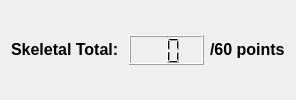
         <widget class="QWidget" name="p1Summary" native="true">
          <property name="sizePolicy">
           <sizepolicy hsizetype="Fixed" vsizetype="Fixed">
            <horstretch>0</horstretch>
            <verstretch>0</verstretch>
           </sizepolicy>
          </property>
          <layout class="QHBoxLayout" name="p1SummaryLayout">
           <item>
            <widget class="QLabel" name="labelP1Total">
             <property name="sizePolicy">
              <sizepolicy hsizetype="Fixed" vsizetype="Fixed">
               <horstretch>0</horstretch>
               <verstretch>0</verstretch>
              </sizepolicy>
             </property>
             <property name="font">
              <font>
               <pointsize>12</pointsize>
               <bold>true</bold>
              </font>
             </property>
             <property name="text">
              <string>Skeletal Total: </string>
             </property>
            </widget>
           </item>
           <item>
            <widget class="QLCDNumber" name="lcdP1total">
             <property name="sizePolicy">
              <sizepolicy hsizetype="Fixed" vsizetype="Fixed">
               <horstretch>0</horstretch>
               <verstretch>0</verstretch>
              </sizepolicy>
             </property>
             <property name="minimumSize">
              <size>
               <width>75</width>
               <height>30</height>
              </size>
             </property>
             <property name="digitCount">
              <number>2</number>
             </property>
            </widget>
           </item>
           <item>
            <widget class="QLabel" name="labelP1Total2">
             <property name="sizePolicy">
              <sizepolicy hsizetype="Fixed" vsizetype="Fixed">
               <horstretch>0</horstretch>
               <verstretch>0</verstretch>
              </sizepolicy>
             </property>
             <property name="font">
              <font>
               <pointsize>12</pointsize>
               <bold>true</bold>
              </font>
             </property>
             <property name="text">
              <string>/60 points</string>
             </property>
            </widget>
           </item>
          </layout>
         </widget>
